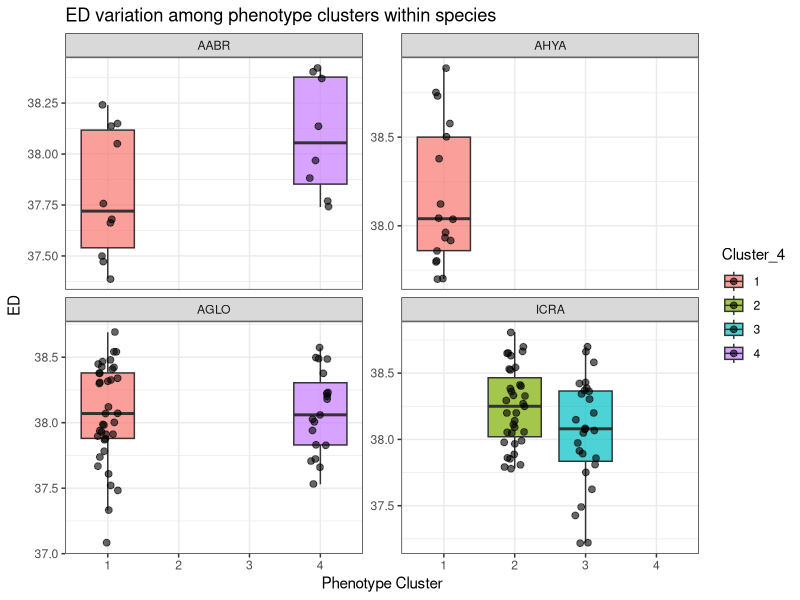
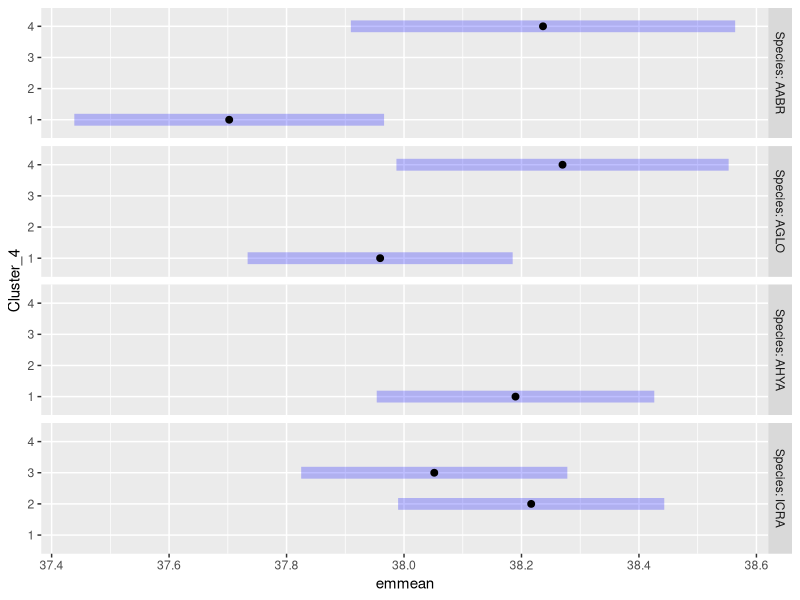

Write the R code that produced these figures, in order.
## ---- chunk 1
library(tidyverse)
library(here)
library(dplyr)
library(readxl)
library(lmerTest)
library(emmeans)
library(broom)
library(lme4)
library(car)
library(corrplot)
library(Hmisc )
rm(list = ls())

#calculating ED50 for all datasets and combining with metadata
#read in data
file_path <-here("Data")
  cbass<-read.csv("Data/full_cbass_dataset.csv")
  
#removing sus samples that the cluster analysis show are likely mos-labeled (6 samples total)
  to_remove <- c("3_AGLO_3", "4_AGLO_7", "9_AABR_1", "11_ICRA_8", "11_ICRA_5", "11_ICRA_10")
df_clean <- cbass %>% filter(!GroupingProperty %in% to_remove)

#long format
ED_long <- df_clean %>%
  pivot_longer(
    cols = c(ED5, ED50, ED95, DW),
    names_to = "ED_level",
    values_to = "ED_value"
  ) %>%
  mutate(Species = factor(Species, levels = c("AABR", "AHYA", "AGLO", "ICRA")))

#subset each value
ED50 <- ED_long %>% filter(ED_level == "ED50")
ED5<- ED_long %>% filter(ED_level == "ED5")
ED95<- ED_long %>% filter(ED_level == "ED95")
DW<- ED_long %>% filter(ED_level == "DW")



## ---- chunk 2
#Make a boxplot showing ED by cluster
ED_long %>%
  filter(ED_level == "ED50") %>%
  mutate(Cluster_4 = as.factor(Cluster_4)) %>%
  ggplot(aes(x = Cluster_4, y = ED_value, fill = Cluster_4)) +
  geom_boxplot(outlier.shape = NA, alpha = 0.7) +
  geom_jitter(width = 0.15, alpha = 0.6, size = 2) +
  facet_wrap(~Species, scales = "free_y") +
  theme_bw() +
  labs(
    x = "Phenotype Cluster",
    y = "ED",
    title = "ED variation among phenotype clusters within species"
  )
## ---- chunk 3
#look for cluster with lowest AIC in model

#make sure cluster is factor not numeric
df_clean$Cluster_4 <- as.factor(df_clean$Cluster_4)
df_clean$Cluster_5 <- as.factor(df_clean$Cluster_5)
df_clean$Cluster_6 <- as.factor(df_clean$Cluster_6)
df_clean$Cluster_7 <- as.factor(df_clean$Cluster_7)
df_clean$Cluster_8 <- as.factor(df_clean$Cluster_8)

#basic lm
#change ED level but since all are collinear, feel ok about just analyzing ED50 here.
ED <- df_clean$ED50
m4 <- lm(ED ~ Species + Cluster_4, data=df_clean)
m5 <- lm(ED ~ Species + Cluster_5, data=df_clean)
m6 <- lm(ED ~ Species + Cluster_6, data=df_clean)
m7 <- lm(ED ~ Species + Cluster_7, data=df_clean)
m8 <- lm(ED ~ Species + Cluster_8,  data=df_clean)

AIC(m4,m5,m6, m7, m8)
#model 8 is lowest for ED50, model 4 is lowest for ED5, ED95, and DW


anova(m4)
anova(m8)

#lmer
#Adding in site
ED <- df_clean$ED50
m4 <- lmer(ED ~ Species + Cluster_4 + (1|Site), data=df_clean)
m5 <- lmer(ED ~ Species + Cluster_5 + (1|Site), data=df_clean)
m6 <- lmer(ED ~ Species + Cluster_6 + (1|Site), data=df_clean)
m7 <- lmer(ED ~ Species + Cluster_7 + (1|Site), data=df_clean)
m8 <- lmer(ED ~ Species + Cluster_8 + (1|Site), data=df_clean)
AIC(m4,m5,m6, m7, m8)
#model 4 is lowest for ED50, model 5 is lowest for ED5, ED95, and DW

#lmer
#Adding in site and interaction of spp
ED <- df_clean$ED50
m4i <- lmer(ED ~ Species * Cluster_4 + (1|Site), data=df_clean)
m5i <- lmer(ED ~ Species * Cluster_5 + (1|Site), data=df_clean)
m6i <- lmer(ED ~ Species * Cluster_6 + (1|Site), data=df_clean)
m7i <- lmer(ED ~ Species * Cluster_7 + (1|Site), data=df_clean)
m8i <- lmer(ED ~ Species * Cluster_8 + (1|Site), data=df_clean)
AIC(m4i,m5i,m6i, m7i, m8i)


anova(m4i)

m <- lmer(ED50 ~ Species * Cluster_4 + (1|Site), data=df_clean)
emmeans(m, pairwise ~ Cluster_4)
emmeans(m, pairwise ~ Species)
emmeans(m, pairwise ~ Species | Cluster_4)
emmeans(m, pairwise ~ Cluster_4 | Species) #this one shows sig differences within species, phenotype cluster predicts ed50!

emm <- emmeans(m, ~ Cluster_4 | Species)

plot(emm)
